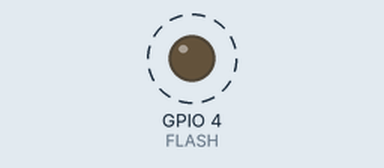
Recording of a sketch running on a simulated ESP32. Shown: output pins drawn as LEDs (lit = HIGH). Dashed ring = blinking. The camera gives no picture; what the sketch prints to the serial monitor is not drawn.

Above: at 0.9 s.
Timing chart, 0 to 3.3 s (numbered marks = the images above):
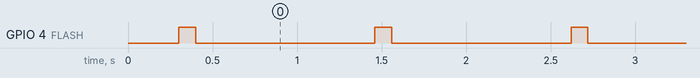

The sketch:

camtest.ino
```cpp
// Simple ESP32-CAM (AI Thinker) test: no WiFi. Open serial monitor at 115200.
#include "esp_camera.h"

#define FLASH 4  // onboard white LED

void setup() {
  Serial.begin(115200);
  pinMode(FLASH, OUTPUT);

  camera_config_t c = {};
  c.ledc_channel = LEDC_CHANNEL_0;
  c.ledc_timer = LEDC_TIMER_0;
  c.pin_d0 = 5; c.pin_d1 = 18; c.pin_d2 = 19; c.pin_d3 = 21;
  c.pin_d4 = 36; c.pin_d5 = 39; c.pin_d6 = 34; c.pin_d7 = 35;
  c.pin_xclk = 0; c.pin_pclk = 22; c.pin_vsync = 25; c.pin_href = 23;
  c.pin_sccb_sda = 26; c.pin_sccb_scl = 27;
  c.pin_pwdn = 32; c.pin_reset = -1;
  c.xclk_freq_hz = 20000000;
  c.pixel_format = PIXFORMAT_JPEG;
  c.frame_size = FRAMESIZE_QVGA;  // small = works even without PSRAM
  c.jpeg_quality = 12;
  c.fb_count = 1;

  esp_err_t err = esp_camera_init(&c);
  Serial.println(err == ESP_OK ? "CAMERA OK" : "CAMERA FAILED");
  if (err != ESP_OK) Serial.printf("error 0x%x\n", err);
}

void loop() {
  digitalWrite(FLASH, HIGH); delay(100); digitalWrite(FLASH, LOW);
  camera_fb_t *fb = esp_camera_fb_get();
  if (fb) {
    Serial.printf("frame %dx%d, %u bytes\n", fb->width, fb->height, fb->len);
    esp_camera_fb_return(fb);
  } else {
    Serial.println("no frame");
  }
  delay(1000);
}
```

Measured:
- by itself, GPIO 4 (FLASH): alternates HIGH for 0.10 s and LOW for 1.1 s
